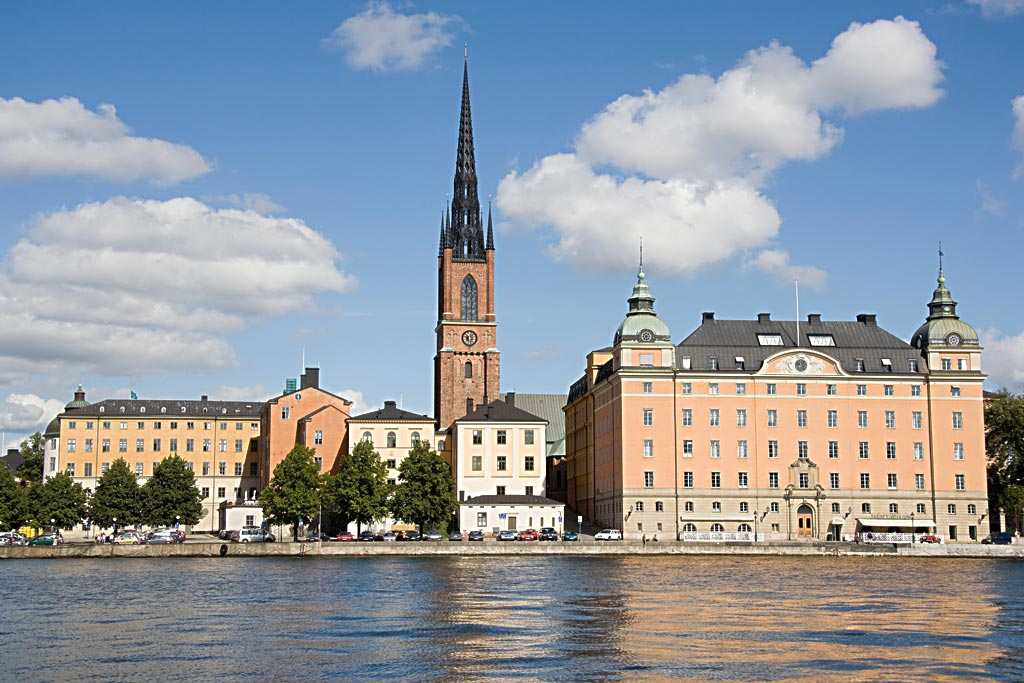
%> input picture images/image.jpg, 1024 x 683 px
$ octave finer_resolution_9.m   (GNU Octave 9; MATLAB toolbox functions it lacks are replaced by stand-ins)
%> lines starting %> are read from the running program, lines starting %| are printed output that depends on the picture
%Cut the picture to 2^n in pixel size, we can get an image without any
%imaginary part after we perform ifft. It will be much better and the
%efficiency of Fourier Transformation is higher.
%Also add and evaluation for the convergence of the iteration

%rectangular picture changed to a square picture
%read an image
IM=imread('image.jpg');
%> IM is the input picture: size 683x1024x3 uint8; mean R, G, B 142.1, 150.6, 160
IM=rgb2gray(IM);
%> IM: size 683x1024 uint8
IM=imresize(IM,0.4);
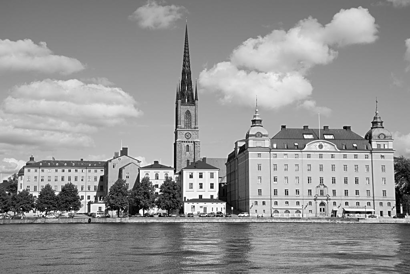
%> IM: size 274x410 uint8; min 0, max 255, mean 149.1
IM=im2double(IM);
%> IM: size 274x410 double
IM=imcrop(IM,[1 1 255 255]);
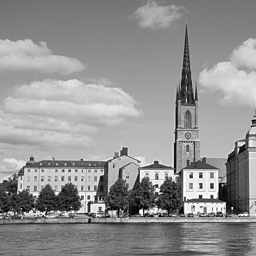
%> IM: size 256x256 double; min 0, max 1, mean 0.574
figure,imshow(IM);

%Generate black space outside of the picture
temp=zeros(1024,1024);
for x=385:640
    for y=385:640
        temp(x,y)=IM(x-384,y-384);
    end
end
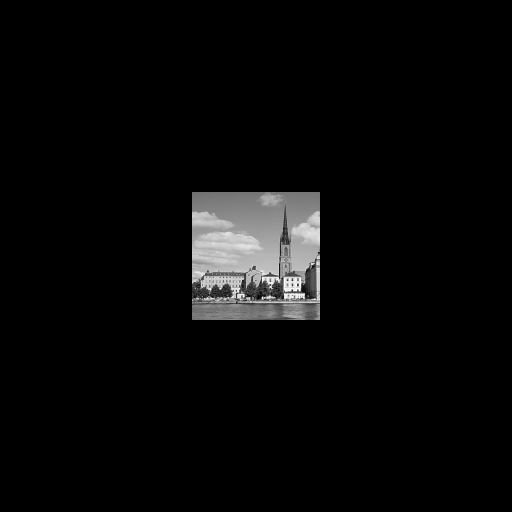
%> temp: size 1024x1024 double (shown at 1/2 size); min 0, max 1, mean 0.0359

IM=zeros(1024,1024);
for x=1:1024
    for y=1:1024
        IM(x,y)=temp(x,y);
    end
end

figure,imshow(IM);

%Blur Kernel, Gaussian Blur,Generate a kernel for image blur
ksize = 102;
blur = zeros(ksize);
s = 6;
m = ksize/2;
[X, Y] = meshgrid(1:ksize);
blur = (1/(2*pi*s^2))*exp(-((X-m).^2 + (Y-m).^2)/(2*s^2));

%Blur the image and show it
IM_blur=conv2(IM,blur,'same');
figure,imshow(IM_blur);


% [9 lines of commented-out code are left out]
FFT_IM=fft2(IM);
FFT_IM=fftshift(FFT_IM);
angle_exact=angle(FFT_IM);
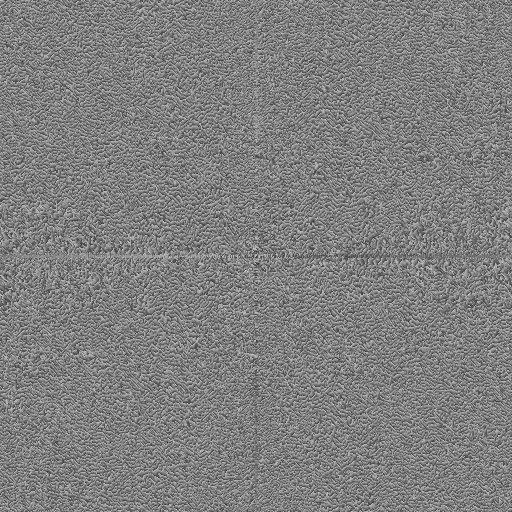
%> angle_exact: size 1024x1024 double (shown at 1/2 size); min -3.14, max 3.14, mean 8.99e-06; drawn with min black and max white
FFT_IM=abs(FFT_IM);

%get the frequency domain of the blur image and get the phase angle
FFT_IM_blur=fft2(IM_blur);
FFT_IM_blur=fftshift(FFT_IM_blur);
FFT_IM_blur_angle=angle(FFT_IM_blur);
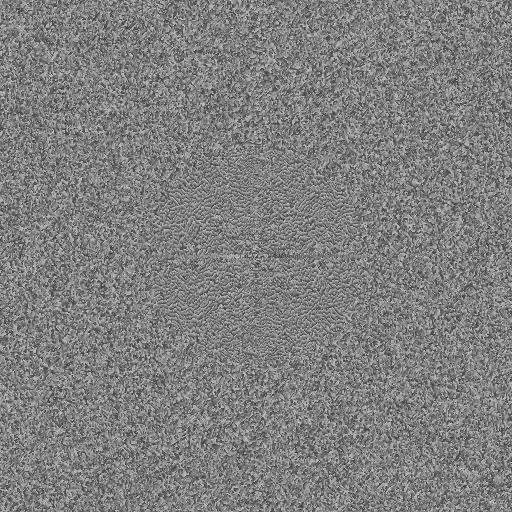
%> FFT_IM_blur_angle: size 1024x1024 double (shown at 1/2 size); min -3.14, max 3.14, mean 4.17e-07; drawn with min black and max white

%Generate a new image with the Fourier frequency of the blured image and the random angles
FFT_IM_new=FFT_IM.*exp(1i*FFT_IM_blur_angle);
FFT_IM_new=fftshift(FFT_IM_new);
IM_new=ifft2(FFT_IM_new);
IM_new=abs(IM_new);

%Iteration between the real space and reciprocal space
Iteration=2000;
%> (the run ends here)
